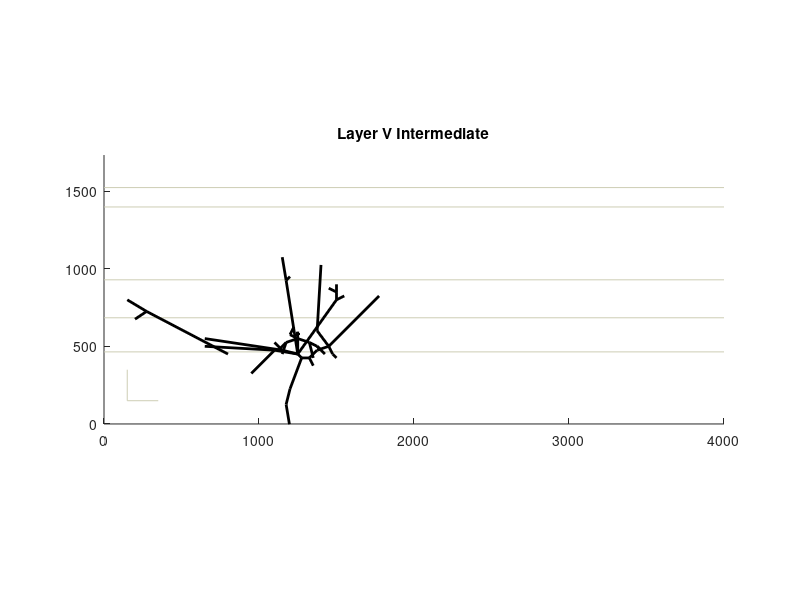

Here is the MATLAB script that generated this plot:
close all
clear all

cell=14;

figure
daspect([1 1 1])
axis([0, 4000, 0, 1735])
hold all

% set(gca, 'YTick', [233, 576, 808, 1166, 1463, 1631])
% set(gca, 'YTickLabel', {'Layer VI', 'Layer V', 'Layer IV', 'Layer III', 'Layer II', 'Layer I'})
% 
% set(gca, 'XTick', [])

line([1 4000], [465, 465], [0 0], 'Color', [205/255, 205/255, 180/255])
line([1 4000], [685, 685], [0 0], 'Color', [205/255, 205/255, 180/255])
line([1 4000], [930, 930], [0 0], 'Color', [205/255, 205/255, 180/255])
line([1 4000], [1400, 1400], [0 0], 'Color', [205/255, 205/255, 180/255])
line([1 4000], [1525, 1525], [0 0], 'Color', [205/255, 205/255, 180/255])

line([150 350], [150, 150], [0 0], 'Color', [205/255, 205/255, 180/255])
line([150 150], [150, 350], [0 0], 'Color', [205/255, 205/255, 180/255])

switch cell
    case 9
        title('Layer II Broad');
        xshift = 200;
        yshift = 1463;
        plot(0+xshift, 5+yshift,  'k.', 'MarkerSize', 10)
        line([	0+xshift 	25+xshift], [ 10+yshift  -25+yshift], [0 0], 'LineWidth', 2, 'Color', 'k')
line([	0+xshift 	25+xshift], [ 10+yshift  25+yshift], [0 0], 'LineWidth', 2, 'Color', 'k')
line([	0+xshift 	25+xshift], [ 10+yshift  -50+yshift], [0 0], 'LineWidth', 2, 'Color', 'k')
line([	25+xshift 	-50+xshift], [ -50+yshift  -25+yshift], [0 0], 'LineWidth', 2, 'Color', 'k')
line([	-50+xshift 	-75+xshift], [ -25+yshift  25+yshift], [0 0], 'LineWidth', 2, 'Color', 'k')
line([	-75+xshift 	-125+xshift], [ 25+yshift  25+yshift], [0 0], 'LineWidth', 2, 'Color', 'k')
line([	-50+xshift 	-25+xshift], [ -25+yshift  75+yshift], [0 0], 'LineWidth', 2, 'Color', 'k')
line([	25+xshift 	100+xshift], [ -50+yshift  -25+yshift], [0 0], 'LineWidth', 2, 'Color', 'k')
line([	25+xshift 	375+xshift], [ -50+yshift  -75+yshift], [0 0], 'LineWidth', 2, 'Color', 'k')
line([	25+xshift 	25+xshift], [ -50+yshift  -150+yshift], [0 0], 'LineWidth', 2, 'Color', 'k')
line([	25+xshift 	-50+xshift], [ -150+yshift  -150+yshift], [0 0], 'LineWidth', 2, 'Color', 'k')
line([	25+xshift 	700+xshift], [ -150+yshift  -100+yshift], [0 0], 'LineWidth', 2, 'Color', 'k')
line([	700+xshift 	750+xshift], [ -100+yshift  -25+yshift], [0 0], 'LineWidth', 2, 'Color', 'k')
line([	700+xshift 	900+xshift], [ -100+yshift  -125+yshift], [0 0], 'LineWidth', 2, 'Color', 'k')
line([	900+xshift 	975+xshift], [ -125+yshift  -100+yshift], [0 0], 'LineWidth', 2, 'Color', 'k')
line([	900+xshift 	950+xshift], [ -125+yshift  -150+yshift], [0 0], 'LineWidth', 2, 'Color', 'k')
line([	25+xshift 	25+xshift], [ -150+yshift  -225+yshift], [0 0], 'LineWidth', 2, 'Color', 'k')
line([	25+xshift 	150+xshift], [ -225+yshift  -275+yshift], [0 0], 'LineWidth', 2, 'Color', 'k')
line([	25+xshift 	25+xshift], [ -225+yshift  -525+yshift], [0 0], 'LineWidth', 2, 'Color', 'k')
line([	25+xshift 	25+xshift], [ -525+yshift  -700+yshift], [0 0], 'LineWidth', 2, 'Color', 'k')
line([	25+xshift 	100+xshift], [ -700+yshift  -700+yshift], [0 0], 'LineWidth', 2, 'Color', 'k')
line([	25+xshift 	25+xshift], [ -700+yshift  -775+yshift], [0 0], 'LineWidth', 2, 'Color', 'k')
line([	25+xshift 	950+xshift], [ -525+yshift  -525+yshift], [0 0], 'LineWidth', 2, 'Color', 'k')
line([	950+xshift 	1000+xshift], [ -525+yshift  -600+yshift], [0 0], 'LineWidth', 2, 'Color', 'k')
line([	1000+xshift 	975+xshift], [ -600+yshift  -650+yshift], [0 0], 'LineWidth', 2, 'Color', 'k')
line([	1000+xshift 	1200+xshift], [ -600+yshift  -700+yshift], [0 0], 'LineWidth', 2, 'Color', 'k')
line([	950+xshift 	1050+xshift], [ -525+yshift  -525+yshift], [0 0], 'LineWidth', 2, 'Color', 'k')
line([	1050+xshift 	1300+xshift], [ -525+yshift  -575+yshift], [0 0], 'LineWidth', 2, 'Color', 'k')
line([	1050+xshift 	1575+xshift], [ -525+yshift  -525+yshift], [0 0], 'LineWidth', 2, 'Color', 'k')
line([	1575+xshift 	1575+xshift], [ -525+yshift  -400+yshift], [0 0], 'LineWidth', 2, 'Color', 'k')
line([	1575+xshift 	1525+xshift], [ -400+yshift  -350+yshift], [0 0], 'LineWidth', 2, 'Color', 'k')
line([	1525+xshift 	1550+xshift], [ -350+yshift  -300+yshift], [0 0], 'LineWidth', 2, 'Color', 'k')
line([	1575+xshift 	1625+xshift], [ -400+yshift  -350+yshift], [0 0], 'LineWidth', 2, 'Color', 'k')
line([	1625+xshift 	1650+xshift], [ -350+yshift  -400+yshift], [0 0], 'LineWidth', 2, 'Color', 'k')
line([	1575+xshift 	1700+xshift], [ -525+yshift  -525+yshift], [0 0], 'LineWidth', 2, 'Color', 'k')
line([	1700+xshift 	2000+xshift], [ -525+yshift  -400+yshift], [0 0], 'LineWidth', 2, 'Color', 'k')
line([	1575+xshift 	1675+xshift], [ -525+yshift  -600+yshift], [0 0], 'LineWidth', 2, 'Color', 'k')
line([	1675+xshift 	1825+xshift], [ -600+yshift  -600+yshift], [0 0], 'LineWidth', 2, 'Color', 'k')
line([	1825+xshift 	1825+xshift], [ -600+yshift  -350+yshift], [0 0], 'LineWidth', 2, 'Color', 'k')
line([	25+xshift 	75+xshift], [ -775+yshift  -950+yshift], [0 0], 'LineWidth', 2, 'Color', 'k')
line([	75+xshift 	50+xshift], [ -950+yshift  -1050+yshift], [0 0], 'LineWidth', 2, 'Color', 'k')
line([	50+xshift 	0+xshift], [ -1050+yshift  -1500+yshift], [0 0], 'LineWidth', 2, 'Color', 'k')

        
    
    case 10
        title('Layer III Intermediate');
        xshift = 750;
        yshift = 1166;
        plot(0+xshift, 5+yshift,  'k.', 'MarkerSize', 10);
        line([	0+xshift 	0+xshift], [ 10+yshift  -100+yshift], [0 0], 'LineWidth', 2, 'Color', 'k')
        line([	0+xshift 	225+xshift], [ -100+yshift  -50+yshift], [0 0], 'LineWidth', 2, 'Color', 'k')
        line([	225+xshift 	300+xshift], [ -50+yshift  -50+yshift], [0 0], 'LineWidth', 2, 'Color', 'k')
        line([	225+xshift 	100+xshift], [ -50+yshift  50+yshift], [0 0], 'LineWidth', 2, 'Color', 'k')
        line([	225+xshift 	225+xshift], [ -50+yshift  0+yshift], [0 0], 'LineWidth', 2, 'Color', 'k')
        line([	225+xshift 	50+xshift], [ 0+yshift  0+yshift], [0 0], 'LineWidth', 2, 'Color', 'k')
        line([	50+xshift 	0+xshift], [ 0+yshift  100+yshift], [0 0], 'LineWidth', 2, 'Color', 'k')
        line([	0+xshift 	-75+xshift], [ 100+yshift  150+yshift], [0 0], 'LineWidth', 2, 'Color', 'k')
        line([	0+xshift 	-200+xshift], [ -100+yshift  -200+yshift], [0 0], 'LineWidth', 2, 'Color', 'k')
        line([	-200+xshift 	-200+xshift], [ -200+yshift  -150+yshift], [0 0], 'LineWidth', 2, 'Color', 'k')
        line([	-200+xshift 	-375+xshift], [ -200+yshift  -200+yshift], [0 0], 'LineWidth', 2, 'Color', 'k')
        line([	-375+xshift 	-375+xshift], [ -200+yshift  -250+yshift], [0 0], 'LineWidth', 2, 'Color', 'k')
        line([	-375+xshift 	-500+xshift], [ -200+yshift  -200+yshift], [0 0], 'LineWidth', 2, 'Color', 'k')
        line([	-375+xshift 	-450+xshift], [ -200+yshift  -125+yshift], [0 0], 'LineWidth', 2, 'Color', 'k')
        line([	-450+xshift 	-450+xshift], [ -125+yshift  125+yshift], [0 0], 'LineWidth', 2, 'Color', 'k')
        line([	0+xshift 	0+xshift], [ -100+yshift  -150+yshift], [0 0], 'LineWidth', 2, 'Color', 'k')
        line([	0+xshift 	50+xshift], [ -150+yshift  -150+yshift], [0 0], 'LineWidth', 2, 'Color', 'k')
        line([	50+xshift 	500+xshift], [ -150+yshift  -150+yshift], [0 0], 'LineWidth', 2, 'Color', 'k')
        line([	500+xshift 	750+xshift], [ -150+yshift  50+yshift], [0 0], 'LineWidth', 2, 'Color', 'k')
        line([	500+xshift 	900+xshift], [ -150+yshift  -150+yshift], [0 0], 'LineWidth', 2, 'Color', 'k')
        line([	50+xshift 	75+xshift], [ -150+yshift  -100+yshift], [0 0], 'LineWidth', 2, 'Color', 'k')
        line([	75+xshift 	250+xshift], [ -100+yshift  150+yshift], [0 0], 'LineWidth', 2, 'Color', 'k')
        line([	250+xshift 	200+xshift], [ 150+yshift  200+yshift], [0 0], 'LineWidth', 2, 'Color', 'k')
        line([	250+xshift 	300+xshift], [ 150+yshift  150+yshift], [0 0], 'LineWidth', 2, 'Color', 'k')
        line([	75+xshift 	200+xshift], [ -100+yshift  25+yshift], [0 0], 'LineWidth', 2, 'Color', 'k')
        line([	200+xshift 	50+xshift], [ 25+yshift  100+yshift], [0 0], 'LineWidth', 2, 'Color', 'k')
        line([	50+xshift 	0+xshift], [ 100+yshift  225+yshift], [0 0], 'LineWidth', 2, 'Color', 'k')
        line([	50+xshift 	-75+xshift], [ 100+yshift  150+yshift], [0 0], 'LineWidth', 2, 'Color', 'k')
        line([	-75+xshift 	-150+xshift], [ 150+yshift  100+yshift], [0 0], 'LineWidth', 2, 'Color', 'k')
        line([	-75+xshift 	-300+xshift], [ 150+yshift  200+yshift], [0 0], 'LineWidth', 2, 'Color', 'k')
        line([	-300+xshift 	-400+xshift], [ 200+yshift  250+yshift], [0 0], 'LineWidth', 2, 'Color', 'k')
        line([	0+xshift 	0+xshift], [ -150+yshift  -400+yshift], [0 0], 'LineWidth', 2, 'Color', 'k')
        line([	0+xshift 	-150+xshift], [ -400+yshift  -325+yshift], [0 0], 'LineWidth', 2, 'Color', 'k')
        line([	-150+xshift 	-300+xshift], [ -325+yshift  -200+yshift], [0 0], 'LineWidth', 2, 'Color', 'k')
        line([	-150+xshift 	-250+xshift], [ -325+yshift  -300+yshift], [0 0], 'LineWidth', 2, 'Color', 'k')
        line([	0+xshift 	50+xshift], [ -400+yshift  -400+yshift], [0 0], 'LineWidth', 2, 'Color', 'k')
        line([	50+xshift 	100+xshift], [ -400+yshift  -350+yshift], [0 0], 'LineWidth', 2, 'Color', 'k')
        line([	50+xshift 	200+xshift], [ -400+yshift  -400+yshift], [0 0], 'LineWidth', 2, 'Color', 'k')
        line([	50+xshift 	75+xshift], [ -400+yshift  -450+yshift], [0 0], 'LineWidth', 2, 'Color', 'k')
        line([	75+xshift 	150+xshift], [ -450+yshift  -425+yshift], [0 0], 'LineWidth', 2, 'Color', 'k')
        line([	0+xshift 	0+xshift], [ -400+yshift  -625+yshift], [0 0], 'LineWidth', 2, 'Color', 'k')
        line([	0+xshift 	-50+xshift], [ -625+yshift  -625+yshift], [0 0], 'LineWidth', 2, 'Color', 'k')
        line([	0+xshift 	0+xshift], [ -625+yshift  -750+yshift], [0 0], 'LineWidth', 2, 'Color', 'k')
        line([	0+xshift 	50+xshift], [ -400+yshift  -425+yshift], [0 0], 'LineWidth', 2, 'Color', 'k')
        line([	50+xshift 	-100+xshift], [ -425+yshift  -475+yshift], [0 0], 'LineWidth', 2, 'Color', 'k')
        line([	50+xshift 	0+xshift], [ -425+yshift  -600+yshift], [0 0], 'LineWidth', 2, 'Color', 'k')
        line([	50+xshift 	100+xshift], [ -425+yshift  -475+yshift], [0 0], 'LineWidth', 2, 'Color', 'k')
        line([	100+xshift 	-100+xshift], [ -475+yshift  -650+yshift], [0 0], 'LineWidth', 2, 'Color', 'k')
        line([	100+xshift 	150+xshift], [ -475+yshift  -500+yshift], [0 0], 'LineWidth', 2, 'Color', 'k')
        line([	100+xshift 	400+xshift], [ -475+yshift  -475+yshift], [0 0], 'LineWidth', 2, 'Color', 'k')
        line([	400+xshift 	550+xshift], [ -475+yshift  -400+yshift], [0 0], 'LineWidth', 2, 'Color', 'k')
        line([	400+xshift 	500+xshift], [ -475+yshift  -500+yshift], [0 0], 'LineWidth', 2, 'Color', 'k')
        line([	0+xshift 	-175+xshift], [ -400+yshift  -400+yshift], [0 0], 'LineWidth', 2, 'Color', 'k')
        line([	-175+xshift 	-175+xshift], [ -400+yshift  -575+yshift], [0 0], 'LineWidth', 2, 'Color', 'k')
        line([	-175+xshift 	-325+xshift], [ -400+yshift  -400+yshift], [0 0], 'LineWidth', 2, 'Color', 'k')
        line([	-325+xshift 	-625+xshift], [ -400+yshift  -400+yshift], [0 0], 'LineWidth', 2, 'Color', 'k')
        line([	-325+xshift 	-325+xshift], [ -400+yshift  -50+yshift], [0 0], 'LineWidth', 2, 'Color', 'k')
        line([	-325+xshift 	-300+xshift], [ -50+yshift  -25+yshift], [0 0], 'LineWidth', 2, 'Color', 'k')
        line([	-300+xshift 	-300+xshift], [ -25+yshift  0+yshift], [0 0], 'LineWidth', 2, 'Color', 'k')
        line([	-300+xshift 	-200+xshift], [ -25+yshift  0+yshift], [0 0], 'LineWidth', 2, 'Color', 'k')
        line([	-325+xshift 	-325+xshift], [ -50+yshift  75+yshift], [0 0], 'LineWidth', 2, 'Color', 'k')
        line([	-325+xshift 	-375+xshift], [ 75+yshift  175+yshift], [0 0], 'LineWidth', 2, 'Color', 'k')
        line([	-325+xshift 	-325+xshift], [ 75+yshift  325+yshift], [0 0], 'LineWidth', 2, 'Color', 'k')
        line([	-325+xshift 	-325+xshift], [ 325+yshift  350+yshift], [0 0], 'LineWidth', 2, 'Color', 'k')
        line([	-325+xshift 	-75+xshift], [ 325+yshift  325+yshift], [0 0], 'LineWidth', 2, 'Color', 'k')
        line([	0+xshift 	-50+xshift], [ -750+yshift  -1000+yshift], [0 0], 'LineWidth', 2, 'Color', 'k')
        line([	-50+xshift 	-25+xshift], [ -1000+yshift  -1200+yshift], [0 0], 'LineWidth', 2, 'Color', 'k')
        line([	-25+xshift 	75+xshift], [ -1200+yshift  -1750+yshift], [0 0], 'LineWidth', 2, 'Color', 'k')
        line([	75+xshift 	25+xshift], [ -1750+yshift  -2000+yshift], [0 0], 'LineWidth', 2, 'Color', 'k')
        
    
    case 11
        title('Layer III Broad External');
        xshift = 2650;
        yshift = 1166;
        plot(0+xshift, 5+yshift,  'k.', 'MarkerSize', 10);
        line([	0+xshift 	0+xshift], [ 10+yshift  -75+yshift], [0 0], 'LineWidth', 2, 'Color', 'k')
        line([	0+xshift 	175+xshift], [ -150+yshift  -75+yshift], [0 0], 'LineWidth', 2, 'Color', 'k')
        line([	0+xshift 	0+xshift], [ -75+yshift  -150+yshift], [0 0], 'LineWidth', 2, 'Color', 'k')
        line([	0+xshift 	-25+xshift], [ -150+yshift  -150+yshift], [0 0], 'LineWidth', 2, 'Color', 'k')
        line([	-25+xshift 	-100+xshift], [ -150+yshift  -25+yshift], [0 0], 'LineWidth', 2, 'Color', 'k')
        line([	-25+xshift 	-150+xshift], [ -150+yshift  -150+yshift], [0 0], 'LineWidth', 2, 'Color', 'k')
        line([	0+xshift 	0+xshift], [ -150+yshift  -200+yshift], [0 0], 'LineWidth', 2, 'Color', 'k')
        line([	0+xshift 	75+xshift], [ -200+yshift  -200+yshift], [0 0], 'LineWidth', 2, 'Color', 'k')
        line([	75+xshift 	200+xshift], [ -200+yshift  -200+yshift], [0 0], 'LineWidth', 2, 'Color', 'k')
        line([	75+xshift 	125+xshift], [ -200+yshift  -300+yshift], [0 0], 'LineWidth', 2, 'Color', 'k')
        line([	75+xshift 	150+xshift], [ -200+yshift  -200+yshift], [0 0], 'LineWidth', 2, 'Color', 'k')
        line([	150+xshift 	200+xshift], [ -200+yshift  -150+yshift], [0 0], 'LineWidth', 2, 'Color', 'k')
        line([	150+xshift 	275+xshift], [ -200+yshift  -300+yshift], [0 0], 'LineWidth', 2, 'Color', 'k')
        line([	150+xshift 	1050+xshift], [ -200+yshift  -200+yshift], [0 0], 'LineWidth', 2, 'Color', 'k')
        line([	1050+xshift 	1100+xshift], [ -200+yshift  -175+yshift], [0 0], 'LineWidth', 2, 'Color', 'k')
        line([	1050+xshift 	1075+xshift], [ -200+yshift  -250+yshift], [0 0], 'LineWidth', 2, 'Color', 'k')
        line([	0+xshift 	0+xshift], [ -200+yshift  -250+yshift], [0 0], 'LineWidth', 2, 'Color', 'k')
        line([	0+xshift 	0+xshift], [ -250+yshift  -300+yshift], [0 0], 'LineWidth', 2, 'Color', 'k')
        line([	0+xshift 	50+xshift], [ -300+yshift  -300+yshift], [0 0], 'LineWidth', 2, 'Color', 'k')
        line([	50+xshift 	50+xshift], [ -300+yshift  -250+yshift], [0 0], 'LineWidth', 2, 'Color', 'k')
        line([	50+xshift 	250+xshift], [ -300+yshift  -300+yshift], [0 0], 'LineWidth', 2, 'Color', 'k')
        line([	0+xshift 	-75+xshift], [ -300+yshift  -375+yshift], [0 0], 'LineWidth', 2, 'Color', 'k')
        line([	-75+xshift 	-275+xshift], [ -375+yshift  -375+yshift], [0 0], 'LineWidth', 2, 'Color', 'k')
        line([	-75+xshift 	-200+xshift], [ -375+yshift  -475+yshift], [0 0], 'LineWidth', 2, 'Color', 'k')
        line([	0+xshift 	0+xshift], [ -300+yshift  -325+yshift], [0 0], 'LineWidth', 2, 'Color', 'k')
        line([	0+xshift 	200+xshift], [ -325+yshift  -525+yshift], [0 0], 'LineWidth', 2, 'Color', 'k')
        line([	200+xshift 	125+xshift], [ -525+yshift  -800+yshift], [0 0], 'LineWidth', 2, 'Color', 'k')
        line([	0+xshift 	-50+xshift], [ -325+yshift  -400+yshift], [0 0], 'LineWidth', 2, 'Color', 'k')
        line([	-50+xshift 	-100+xshift], [ -400+yshift  -425+yshift], [0 0], 'LineWidth', 2, 'Color', 'k')
        line([	-100+xshift 	-200+xshift], [ -425+yshift  -425+yshift], [0 0], 'LineWidth', 2, 'Color', 'k')
        line([	-100+xshift 	-150+xshift], [ -425+yshift  -450+yshift], [0 0], 'LineWidth', 2, 'Color', 'k')
        line([	-50+xshift 	-75+xshift], [ -400+yshift  -600+yshift], [0 0], 'LineWidth', 2, 'Color', 'k')
        line([	-75+xshift 	-150+xshift], [ -600+yshift  -600+yshift], [0 0], 'LineWidth', 2, 'Color', 'k')
        line([	-75+xshift 	-175+xshift], [ -600+yshift  -650+yshift], [0 0], 'LineWidth', 2, 'Color', 'k')
        line([	-75+xshift 	-150+xshift], [ -600+yshift  -850+yshift], [0 0], 'LineWidth', 2, 'Color', 'k')
        line([	0+xshift 	-100+xshift], [ -250+yshift  -275+yshift], [0 0], 'LineWidth', 2, 'Color', 'k')
        line([	-100+xshift 	-375+xshift], [ -275+yshift  -225+yshift], [0 0], 'LineWidth', 2, 'Color', 'k')
        line([	-375+xshift 	-400+xshift], [ -225+yshift  -100+yshift], [0 0], 'LineWidth', 2, 'Color', 'k')
        line([	-375+xshift 	-600+xshift], [ -225+yshift  -200+yshift], [0 0], 'LineWidth', 2, 'Color', 'k')
        line([	-600+xshift 	-900+xshift], [ -200+yshift  -75+yshift], [0 0], 'LineWidth', 2, 'Color', 'k')
        line([	-900+xshift 	-825+xshift], [ -75+yshift  -50+yshift], [0 0], 'LineWidth', 2, 'Color', 'k')
        line([	-900+xshift 	-1000+xshift], [ -75+yshift  -25+yshift], [0 0], 'LineWidth', 2, 'Color', 'k')
        line([	-600+xshift 	-675+xshift], [ -200+yshift  -200+yshift], [0 0], 'LineWidth', 2, 'Color', 'k')
        line([	-675+xshift 	-700+xshift], [ -200+yshift  -275+yshift], [0 0], 'LineWidth', 2, 'Color', 'k')
        line([	-700+xshift 	-750+xshift], [ -275+yshift  -225+yshift], [0 0], 'LineWidth', 2, 'Color', 'k')
        line([	-675+xshift 	-700+xshift], [ -200+yshift  -175+yshift], [0 0], 'LineWidth', 2, 'Color', 'k')
        line([	-700+xshift 	-700+xshift], [ -175+yshift  0+yshift], [0 0], 'LineWidth', 2, 'Color', 'k')
        line([	-700+xshift 	-800+xshift], [ 0+yshift  50+yshift], [0 0], 'LineWidth', 2, 'Color', 'k')
        line([	-700+xshift 	-750+xshift], [ 0+yshift  50+yshift], [0 0], 'LineWidth', 2, 'Color', 'k')
        line([	-700+xshift 	-650+xshift], [ 0+yshift  25+yshift], [0 0], 'LineWidth', 2, 'Color', 'k')
        line([	-700+xshift 	-450+xshift], [ 0+yshift  75+yshift], [0 0], 'LineWidth', 2, 'Color', 'k')
        line([	-700+xshift 	-875+xshift], [ -175+yshift  -200+yshift], [0 0], 'LineWidth', 2, 'Color', 'k')
        line([	-875+xshift 	-1000+xshift], [ -200+yshift  -225+yshift], [0 0], 'LineWidth', 2, 'Color', 'k')
        line([	-875+xshift 	-875+xshift], [ -200+yshift  -125+yshift], [0 0], 'LineWidth', 2, 'Color', 'k')
        line([	-875+xshift 	-925+xshift], [ -125+yshift  -100+yshift], [0 0], 'LineWidth', 2, 'Color', 'k')
        line([	-875+xshift 	-925+xshift], [ -125+yshift  -125+yshift], [0 0], 'LineWidth', 2, 'Color', 'k')
        line([	-925+xshift 	-1000+xshift], [ -125+yshift  -75+yshift], [0 0], 'LineWidth', 2, 'Color', 'k')
        line([	-100+xshift 	-200+xshift], [ -275+yshift  -325+yshift], [0 0], 'LineWidth', 2, 'Color', 'k')
        line([	-200+xshift 	-250+xshift], [ -325+yshift  -300+yshift], [0 0], 'LineWidth', 2, 'Color', 'k')
        line([	-200+xshift 	-400+xshift], [ -325+yshift  -250+yshift], [0 0], 'LineWidth', 2, 'Color', 'k')
        line([	-200+xshift 	-300+xshift], [ -325+yshift  -350+yshift], [0 0], 'LineWidth', 2, 'Color', 'k')
        line([	-300+xshift 	-550+xshift], [ -350+yshift  -300+yshift], [0 0], 'LineWidth', 2, 'Color', 'k')
        line([	-550+xshift 	-575+xshift], [ -300+yshift  -250+yshift], [0 0], 'LineWidth', 2, 'Color', 'k')
        line([	-550+xshift 	-750+xshift], [ -300+yshift  -275+yshift], [0 0], 'LineWidth', 2, 'Color', 'k')
        line([	-300+xshift 	-375+xshift], [ -350+yshift  -650+yshift], [0 0], 'LineWidth', 2, 'Color', 'k')
        line([	-375+xshift 	-450+xshift], [ -650+yshift  -300+yshift], [0 0], 'LineWidth', 2, 'Color', 'k')
        line([	-375+xshift 	-500+xshift], [ -650+yshift  -325+yshift], [0 0], 'LineWidth', 2, 'Color', 'k')
        line([	-375+xshift 	-725+xshift], [ -650+yshift  -600+yshift], [0 0], 'LineWidth', 2, 'Color', 'k')
        line([	-725+xshift 	-750+xshift], [ -600+yshift  -600+yshift], [0 0], 'LineWidth', 2, 'Color', 'k')
        line([	-750+xshift 	-1150+xshift], [ -600+yshift  -575+yshift], [0 0], 'LineWidth', 2, 'Color', 'k')
        line([	-1150+xshift 	-1200+xshift], [ -575+yshift  -350+yshift], [0 0], 'LineWidth', 2, 'Color', 'k')
        line([	-1200+xshift 	-1100+xshift], [ -350+yshift  -300+yshift], [0 0], 'LineWidth', 2, 'Color', 'k')
        line([	-1100+xshift 	-1200+xshift], [ -300+yshift  -300+yshift], [0 0], 'LineWidth', 2, 'Color', 'k')
        line([	-1100+xshift 	-950+xshift], [ -300+yshift  -200+yshift], [0 0], 'LineWidth', 2, 'Color', 'k')
        line([	-1100+xshift 	-1050+xshift], [ -300+yshift  -75+yshift], [0 0], 'LineWidth', 2, 'Color', 'k')
        line([	-1050+xshift 	-1150+xshift], [ -75+yshift  -25+yshift], [0 0], 'LineWidth', 2, 'Color', 'k')
        line([	-1050+xshift 	-1000+xshift], [ -75+yshift  50+yshift], [0 0], 'LineWidth', 2, 'Color', 'k')
        line([	-1200+xshift 	-1250+xshift], [ -350+yshift  -350+yshift], [0 0], 'LineWidth', 2, 'Color', 'k')
        line([	-1250+xshift 	-1300+xshift], [ -350+yshift  -325+yshift], [0 0], 'LineWidth', 2, 'Color', 'k')
        line([	-1250+xshift 	-1200+xshift], [ -350+yshift  -150+yshift], [0 0], 'LineWidth', 2, 'Color', 'k')
        line([	-1200+xshift 	-475+xshift], [ -150+yshift  -150+yshift], [0 0], 'LineWidth', 2, 'Color', 'k')
        line([	-1200+xshift 	-1200+xshift], [ -150+yshift  150+yshift], [0 0], 'LineWidth', 2, 'Color', 'k')
        line([	-1200+xshift 	-1300+xshift], [ -150+yshift  0+yshift], [0 0], 'LineWidth', 2, 'Color', 'k')
        line([	-1300+xshift 	-1350+xshift], [ 0+yshift  50+yshift], [0 0], 'LineWidth', 2, 'Color', 'k')
        line([	-1300+xshift 	-1300+xshift], [ 0+yshift  150+yshift], [0 0], 'LineWidth', 2, 'Color', 'k')
        line([	-1150+xshift 	-1350+xshift], [ -575+yshift  -550+yshift], [0 0], 'LineWidth', 2, 'Color', 'k')
        line([	-1350+xshift 	-1375+xshift], [ -550+yshift  -100+yshift], [0 0], 'LineWidth', 2, 'Color', 'k')
        line([	-1350+xshift 	-1850+xshift], [ -550+yshift  -400+yshift], [0 0], 'LineWidth', 2, 'Color', 'k')
        line([	-1850+xshift 	-2000+xshift], [ -400+yshift  -150+yshift], [0 0], 'LineWidth', 2, 'Color', 'k')
        line([	-2000+xshift 	-2150+xshift], [ -150+yshift  -100+yshift], [0 0], 'LineWidth', 2, 'Color', 'k')
        line([	-2150+xshift 	-2150+xshift], [ -100+yshift  -50+yshift], [0 0], 'LineWidth', 2, 'Color', 'k')
        line([	-2150+xshift 	-2350+xshift], [ -100+yshift  -50+yshift], [0 0], 'LineWidth', 2, 'Color', 'k')
        line([	-2150+xshift 	-2450+xshift], [ -100+yshift  -100+yshift], [0 0], 'LineWidth', 2, 'Color', 'k')
        line([	-1850+xshift 	-2250+xshift], [ -400+yshift  -225+yshift], [0 0], 'LineWidth', 2, 'Color', 'k')
        line([	-2250+xshift 	-2500+xshift], [ -225+yshift  -225+yshift], [0 0], 'LineWidth', 2, 'Color', 'k')
        line([	-2250+xshift 	-2400+xshift], [ -225+yshift  -175+yshift], [0 0], 'LineWidth', 2, 'Color', 'k')
        line([	-2400+xshift 	-2550+xshift], [ -175+yshift  -150+yshift], [0 0], 'LineWidth', 2, 'Color', 'k')
        line([	-2400+xshift 	-2550+xshift], [ -175+yshift  -100+yshift], [0 0], 'LineWidth', 2, 'Color', 'k')
        
    case 12
        title('Layer IV Intermediate')
        xshift = 625;
        yshift = 808;
        plot(0+xshift, 5+yshift,  'k.', 'MarkerSize', 10);
        line([	0+xshift 	50+xshift], [ 10+yshift  -25+yshift], [0 0], 'LineWidth', 2, 'Color', 'k')
        line([	50+xshift 	125+xshift], [ -25+yshift  400+yshift], [0 0], 'LineWidth', 2, 'Color', 'k')
        line([	125+xshift 	350+xshift], [ 400+yshift  400+yshift], [0 0], 'LineWidth', 2, 'Color', 'k')
        line([	125+xshift 	150+xshift], [ 400+yshift  500+yshift], [0 0], 'LineWidth', 2, 'Color', 'k')
        line([	150+xshift 	50+xshift], [ 500+yshift  525+yshift], [0 0], 'LineWidth', 2, 'Color', 'k')
        line([	50+xshift 	225+xshift], [ -25+yshift  -25+yshift], [0 0], 'LineWidth', 2, 'Color', 'k')
        line([	50+xshift 	-250+xshift], [ -25+yshift  -25+yshift], [0 0], 'LineWidth', 2, 'Color', 'k')
        line([	-250+xshift 	-500+xshift], [ -25+yshift  400+yshift], [0 0], 'LineWidth', 2, 'Color', 'k')
        line([	50+xshift 	50+xshift], [ -25+yshift  -75+yshift], [0 0], 'LineWidth', 2, 'Color', 'k')
        line([	50+xshift 	-300+xshift], [ -75+yshift  -75+yshift], [0 0], 'LineWidth', 2, 'Color', 'k')
        line([	-300+xshift 	-450+xshift], [ -75+yshift  375+yshift], [0 0], 'LineWidth', 2, 'Color', 'k')
        line([	50+xshift 	50+xshift], [ -75+yshift  -150+yshift], [0 0], 'LineWidth', 2, 'Color', 'k')
        line([	50+xshift 	175+xshift], [ -75+yshift  -75+yshift], [0 0], 'LineWidth', 2, 'Color', 'k')
        line([	175+xshift 	650+xshift], [ -75+yshift  500+yshift], [0 0], 'LineWidth', 2, 'Color', 'k')
        line([	650+xshift 	725+xshift], [ 500+yshift  575+yshift], [0 0], 'LineWidth', 2, 'Color', 'k')
        line([	725+xshift 	775+xshift], [ 575+yshift  700+yshift], [0 0], 'LineWidth', 2, 'Color', 'k')
        line([	650+xshift 	675+xshift], [ 500+yshift  600+yshift], [0 0], 'LineWidth', 2, 'Color', 'k')
        line([	675+xshift 	525+xshift], [ 600+yshift  750+yshift], [0 0], 'LineWidth', 2, 'Color', 'k')
        line([	675+xshift 	675+xshift], [ 600+yshift  725+yshift], [0 0], 'LineWidth', 2, 'Color', 'k')
        line([	675+xshift 	750+xshift], [ 600+yshift  750+yshift], [0 0], 'LineWidth', 2, 'Color', 'k')
        line([	175+xshift 	750+xshift], [ -75+yshift  -300+yshift], [0 0], 'LineWidth', 2, 'Color', 'k')
        line([	750+xshift 	1000+xshift], [ -300+yshift  0+yshift], [0 0], 'LineWidth', 2, 'Color', 'k')
        line([	750+xshift 	1200+xshift], [ -300+yshift  -350+yshift], [0 0], 'LineWidth', 2, 'Color', 'k')
        
    case 13
        title('Layer IV Narrow')
        xshift = 175;
        yshift = 808;
        plot(0+xshift, 5+yshift,  'k.', 'MarkerSize', 10);
        line([	0+xshift 	-25+xshift], [ 10+yshift  -50+yshift], [0 0], 'LineWidth', 2, 'Color', 'k')
        line([	-25+xshift 	-50+xshift], [ -50+yshift  -75+yshift], [0 0], 'LineWidth', 2, 'Color', 'k')
        line([	-25+xshift 	50+xshift], [ -50+yshift  -25+yshift], [0 0], 'LineWidth', 2, 'Color', 'k')
        line([	50+xshift 	125+xshift], [ -25+yshift  -125+yshift], [0 0], 'LineWidth', 2, 'Color', 'k')
        line([	50+xshift 	50+xshift], [ -25+yshift  100+yshift], [0 0], 'LineWidth', 2, 'Color', 'k')
        line([	50+xshift 	30+xshift], [ 100+yshift  250+yshift], [0 0], 'LineWidth', 2, 'Color', 'k')
        line([	30+xshift 	200+xshift], [ 250+yshift  400+yshift], [0 0], 'LineWidth', 2, 'Color', 'k')
        line([	30+xshift 	40+xshift], [ 250+yshift  325+yshift], [0 0], 'LineWidth', 2, 'Color', 'k')
        line([	40+xshift 	25+xshift], [ 325+yshift  350+yshift], [0 0], 'LineWidth', 2, 'Color', 'k')
        line([	40+xshift 	40+xshift], [ 325+yshift  475+yshift], [0 0], 'LineWidth', 2, 'Color', 'k')
        line([	40+xshift 	0+xshift], [ 475+yshift  500+yshift], [0 0], 'LineWidth', 2, 'Color', 'k')
        line([	50+xshift 	75+xshift], [ 100+yshift  400+yshift], [0 0], 'LineWidth', 2, 'Color', 'k')
        line([	75+xshift 	50+xshift], [ 400+yshift  450+yshift], [0 0], 'LineWidth', 2, 'Color', 'k')
        line([	50+xshift 	50+xshift], [ 450+yshift  500+yshift], [0 0], 'LineWidth', 2, 'Color', 'k')
        line([	75+xshift 	100+xshift], [ 400+yshift  650+yshift], [0 0], 'LineWidth', 2, 'Color', 'k')
        line([	100+xshift 	75+xshift], [ 650+yshift  675+yshift], [0 0], 'LineWidth', 2, 'Color', 'k')
        line([	75+xshift 	50+xshift], [ 675+yshift  700+yshift], [0 0], 'LineWidth', 2, 'Color', 'k')
        line([	75+xshift 	100+xshift], [ 675+yshift  700+yshift], [0 0], 'LineWidth', 2, 'Color', 'k')
        line([	100+xshift 	125+xshift], [ 650+yshift  675+yshift], [0 0], 'LineWidth', 2, 'Color', 'k')
        line([	125+xshift 	100+xshift], [ 675+yshift  700+yshift], [0 0], 'LineWidth', 2, 'Color', 'k')
        line([	125+xshift 	150+xshift], [ 675+yshift  700+yshift], [0 0], 'LineWidth', 2, 'Color', 'k')
        line([	50+xshift 	75+xshift], [ -25+yshift  -50+yshift], [0 0], 'LineWidth', 2, 'Color', 'k')
        line([	75+xshift 	150+xshift], [ -50+yshift  -25+yshift], [0 0], 'LineWidth', 2, 'Color', 'k')
        line([	150+xshift 	225+xshift], [ -25+yshift  -175+yshift], [0 0], 'LineWidth', 2, 'Color', 'k')
        line([	75+xshift 	150+xshift], [ -50+yshift  200+yshift], [0 0], 'LineWidth', 2, 'Color', 'k')
        line([	150+xshift 	250+xshift], [ 200+yshift  475+yshift], [0 0], 'LineWidth', 2, 'Color', 'k')
        line([	250+xshift 	350+xshift], [ 475+yshift  600+yshift], [0 0], 'LineWidth', 2, 'Color', 'k')

        
    case 14
        title('Layer V Intermediate')
        xshift = 1250;
        yshift = 576;
        plot(0+xshift, 5+yshift,  'k.', 'MarkerSize', 10);
        line([	0+xshift 	0+xshift], [ 20+yshift  -25+yshift], [0 0], 'LineWidth', 2, 'Color', 'k')
        line([	0+xshift 	-50+xshift], [ -25+yshift  0+yshift], [0 0], 'LineWidth', 2, 'Color', 'k')
        line([	-50+xshift 	-25+xshift], [ 0+yshift  50+yshift], [0 0], 'LineWidth', 2, 'Color', 'k')
        line([	0+xshift 	-75+xshift], [ -25+yshift  -50+yshift], [0 0], 'LineWidth', 2, 'Color', 'k')
        line([	-75+xshift 	-125+xshift], [ -50+yshift  -100+yshift], [0 0], 'LineWidth', 2, 'Color', 'k')
        line([	-75+xshift 	-100+xshift], [ -50+yshift  -125+yshift], [0 0], 'LineWidth', 2, 'Color', 'k')
        line([	0+xshift 	75+xshift], [ -25+yshift  -50+yshift], [0 0], 'LineWidth', 2, 'Color', 'k')
        line([	75+xshift 	100+xshift], [ -50+yshift  -150+yshift], [0 0], 'LineWidth', 2, 'Color', 'k')
        line([	75+xshift 	125+xshift], [ -50+yshift  -75+yshift], [0 0], 'LineWidth', 2, 'Color', 'k')
        line([	125+xshift 	150+xshift], [ -75+yshift  -100+yshift], [0 0], 'LineWidth', 2, 'Color', 'k')
        line([	125+xshift 	175+xshift], [ -75+yshift  -125+yshift], [0 0], 'LineWidth', 2, 'Color', 'k')
        line([	0+xshift 	0+xshift], [ -25+yshift  -125+yshift], [0 0], 'LineWidth', 2, 'Color', 'k')
        line([	0+xshift 	-75+xshift], [ -125+yshift  350+yshift], [0 0], 'LineWidth', 2, 'Color', 'k')
        line([	-75+xshift 	-50+xshift], [ 350+yshift  375+yshift], [0 0], 'LineWidth', 2, 'Color', 'k')
        line([	-75+xshift 	-100+xshift], [ 350+yshift  500+yshift], [0 0], 'LineWidth', 2, 'Color', 'k')
        line([	0+xshift 	-100+xshift], [ -125+yshift  -100+yshift], [0 0], 'LineWidth', 2, 'Color', 'k')
        line([	-100+xshift 	-150+xshift], [ -100+yshift  -50+yshift], [0 0], 'LineWidth', 2, 'Color', 'k')
        line([	-100+xshift 	-600+xshift], [ -100+yshift  -25+yshift], [0 0], 'LineWidth', 2, 'Color', 'k')
        line([	0+xshift 	-150+xshift], [ -125+yshift  -100+yshift], [0 0], 'LineWidth', 2, 'Color', 'k')
        line([	-150+xshift 	-300+xshift], [ -100+yshift  -250+yshift], [0 0], 'LineWidth', 2, 'Color', 'k')
        line([	-150+xshift 	-600+xshift], [ -100+yshift  -75+yshift], [0 0], 'LineWidth', 2, 'Color', 'k')
        line([	-450+xshift 	-975+xshift], [ -125+yshift  150+yshift], [0 0], 'LineWidth', 2, 'Color', 'k')
        line([	-975+xshift 	-1050+xshift], [ 150+yshift  100+yshift], [0 0], 'LineWidth', 2, 'Color', 'k')
        line([	-975+xshift 	-1100+xshift], [ 150+yshift  225+yshift], [0 0], 'LineWidth', 2, 'Color', 'k')
        line([	0+xshift 	250+xshift], [ -125+yshift  225+yshift], [0 0], 'LineWidth', 2, 'Color', 'k')
        line([	250+xshift 	300+xshift], [ 225+yshift  250+yshift], [0 0], 'LineWidth', 2, 'Color', 'k')
        line([	250+xshift 	250+xshift], [ 225+yshift  275+yshift], [0 0], 'LineWidth', 2, 'Color', 'k')
        line([	250+xshift 	200+xshift], [ 275+yshift  300+yshift], [0 0], 'LineWidth', 2, 'Color', 'k')
        line([	250+xshift 	250+xshift], [ 275+yshift  325+yshift], [0 0], 'LineWidth', 2, 'Color', 'k')
        line([	0+xshift 	25+xshift], [ -125+yshift  -150+yshift], [0 0], 'LineWidth', 2, 'Color', 'k')
        line([	25+xshift 	-50+xshift], [ -150+yshift  -350+yshift], [0 0], 'LineWidth', 2, 'Color', 'k')
        line([	25+xshift 	75+xshift], [ -150+yshift  -150+yshift], [0 0], 'LineWidth', 2, 'Color', 'k')
        line([	75+xshift 	100+xshift], [ -150+yshift  -200+yshift], [0 0], 'LineWidth', 2, 'Color', 'k')
        line([	75+xshift 	125+xshift], [ -150+yshift  -100+yshift], [0 0], 'LineWidth', 2, 'Color', 'k')
        line([	125+xshift 	200+xshift], [ -100+yshift  -75+yshift], [0 0], 'LineWidth', 2, 'Color', 'k')
        line([	200+xshift 	525+xshift], [ -75+yshift  250+yshift], [0 0], 'LineWidth', 2, 'Color', 'k')
        line([	200+xshift 	225+xshift], [ -75+yshift  -125+yshift], [0 0], 'LineWidth', 2, 'Color', 'k')
        line([	225+xshift 	250+xshift], [ -125+yshift  -150+yshift], [0 0], 'LineWidth', 2, 'Color', 'k')
        line([	200+xshift 	125+xshift], [ -75+yshift  25+yshift], [0 0], 'LineWidth', 2, 'Color', 'k')
        line([	125+xshift 	150+xshift], [ 25+yshift  450+yshift], [0 0], 'LineWidth', 2, 'Color', 'k')
        line([	-50+xshift 	-75+xshift], [ -350+yshift  -450+yshift], [0 0], 'LineWidth', 2, 'Color', 'k')
        line([	-75+xshift 	-25+xshift], [ -450+yshift  -750+yshift], [0 0], 'LineWidth', 2, 'Color', 'k')
        line([	-25+xshift 	-50+xshift], [ -750+yshift  -900+yshift], [0 0], 'LineWidth', 2, 'Color', 'k')
        
    case 18
        xshift = 275;
        yshift = 576;
        plot(0+xshift, 5+yshift,  'k.', 'MarkerSize', 10);
        line([	0+xshift 	0+xshift], [ 20+yshift  -25+yshift], [0 0], 'LineWidth', 2, 'Color', 'k')
        line([	0+xshift 	-50+xshift], [ -25+yshift  0+yshift], [0 0], 'LineWidth', 2, 'Color', 'k')
        line([	-50+xshift 	-25+xshift], [ 0+yshift  50+yshift], [0 0], 'LineWidth', 2, 'Color', 'k')
        line([	0+xshift 	-75+xshift], [ -25+yshift  -50+yshift], [0 0], 'LineWidth', 2, 'Color', 'k')
        line([	-75+xshift 	-125+xshift], [ -50+yshift  -100+yshift], [0 0], 'LineWidth', 2, 'Color', 'k')
        line([	-75+xshift 	-100+xshift], [ -50+yshift  -125+yshift], [0 0], 'LineWidth', 2, 'Color', 'k')
        line([	0+xshift 	75+xshift], [ -25+yshift  -50+yshift], [0 0], 'LineWidth', 2, 'Color', 'k')
        line([	75+xshift 	100+xshift], [ -50+yshift  -150+yshift], [0 0], 'LineWidth', 2, 'Color', 'k')
        line([	75+xshift 	125+xshift], [ -50+yshift  -75+yshift], [0 0], 'LineWidth', 2, 'Color', 'k')
        line([	125+xshift 	150+xshift], [ -75+yshift  -100+yshift], [0 0], 'LineWidth', 2, 'Color', 'k')
        line([	125+xshift 	175+xshift], [ -75+yshift  -125+yshift], [0 0], 'LineWidth', 2, 'Color', 'k')
        line([	0+xshift 	0+xshift], [ -25+yshift  -125+yshift], [0 0], 'LineWidth', 2, 'Color', 'k')
        line([	0+xshift 	-75+xshift], [ -125+yshift  350+yshift], [0 0], 'LineWidth', 2, 'Color', 'k')
        line([	-75+xshift 	-50+xshift], [ 350+yshift  375+yshift], [0 0], 'LineWidth', 2, 'Color', 'k')
        line([	-75+xshift 	-100+xshift], [ 350+yshift  500+yshift], [0 0], 'LineWidth', 2, 'Color', 'k')
        line([	0+xshift 	250+xshift], [ -125+yshift  225+yshift], [0 0], 'LineWidth', 2, 'Color', 'k')
        line([	250+xshift 	300+xshift], [ 225+yshift  250+yshift], [0 0], 'LineWidth', 2, 'Color', 'k')
        line([	250+xshift 	250+xshift], [ 225+yshift  275+yshift], [0 0], 'LineWidth', 2, 'Color', 'k')
        line([	250+xshift 	200+xshift], [ 275+yshift  300+yshift], [0 0], 'LineWidth', 2, 'Color', 'k')
        line([	250+xshift 	250+xshift], [ 275+yshift  325+yshift], [0 0], 'LineWidth', 2, 'Color', 'k')
        line([	0+xshift 	25+xshift], [ -125+yshift  -150+yshift], [0 0], 'LineWidth', 2, 'Color', 'k')
        line([	25+xshift 	-50+xshift], [ -150+yshift  -350+yshift], [0 0], 'LineWidth', 2, 'Color', 'k')
        line([	25+xshift 	75+xshift], [ -150+yshift  -150+yshift], [0 0], 'LineWidth', 2, 'Color', 'k')
        line([	75+xshift 	100+xshift], [ -150+yshift  -200+yshift], [0 0], 'LineWidth', 2, 'Color', 'k')
        line([	75+xshift 	125+xshift], [ -150+yshift  -100+yshift], [0 0], 'LineWidth', 2, 'Color', 'k')
        line([	125+xshift 	200+xshift], [ -100+yshift  -75+yshift], [0 0], 'LineWidth', 2, 'Color', 'k')
        line([	200+xshift 	225+xshift], [ -75+yshift  -125+yshift], [0 0], 'LineWidth', 2, 'Color', 'k')
        line([	225+xshift 	250+xshift], [ -125+yshift  -150+yshift], [0 0], 'LineWidth', 2, 'Color', 'k')
        line([	200+xshift 	125+xshift], [ -75+yshift  25+yshift], [0 0], 'LineWidth', 2, 'Color', 'k')
        line([	125+xshift 	150+xshift], [ 25+yshift  450+yshift], [0 0], 'LineWidth', 2, 'Color', 'k')
        line([	-50+xshift 	-75+xshift], [ -350+yshift  -450+yshift], [0 0], 'LineWidth', 2, 'Color', 'k')
        line([	-75+xshift 	-25+xshift], [ -450+yshift  -750+yshift], [0 0], 'LineWidth', 2, 'Color', 'k')
        line([	-25+xshift 	-50+xshift], [ -750+yshift  -900+yshift], [0 0], 'LineWidth', 2, 'Color', 'k')
    case 15
        title('Layer VI Narrow')
        xshift = 800;
        yshift = 400;
        plot(0+xshift, 5+yshift,  'k.', 'MarkerSize', 10);
        line([	0+xshift 	0+xshift], [ 10+yshift  -50+yshift], [0 0], 'LineWidth', 2, 'Color', 'k')
        line([	0+xshift 	25+xshift], [ -50+yshift  -75+yshift], [0 0], 'LineWidth', 2, 'Color', 'k')
        line([	25+xshift 	125+xshift], [ -75+yshift  -175+yshift], [0 0], 'LineWidth', 2, 'Color', 'k')
        line([	0+xshift 	25+xshift], [ -50+yshift  -50+yshift], [0 0], 'LineWidth', 2, 'Color', 'k')
        line([	25+xshift 	0+xshift], [ -50+yshift  -100+yshift], [0 0], 'LineWidth', 2, 'Color', 'k')
        line([	0+xshift 	-100+xshift], [ -100+yshift  -100+yshift], [0 0], 'LineWidth', 2, 'Color', 'k')
        line([	25+xshift 	75+xshift], [ -50+yshift  -50+yshift], [0 0], 'LineWidth', 2, 'Color', 'k')
        line([	75+xshift 	150+xshift], [ -50+yshift  -75+yshift], [0 0], 'LineWidth', 2, 'Color', 'k')
        line([	150+xshift 	225+xshift], [ -75+yshift  -75+yshift], [0 0], 'LineWidth', 2, 'Color', 'k')
        line([	225+xshift 	175+xshift], [ -75+yshift  50+yshift], [0 0], 'LineWidth', 2, 'Color', 'k')
        line([	225+xshift 	300+xshift], [ -75+yshift  -75+yshift], [0 0], 'LineWidth', 2, 'Color', 'k')
        line([	150+xshift 	225+xshift], [ -75+yshift  75+yshift], [0 0], 'LineWidth', 2, 'Color', 'k')
        line([	225+xshift 	550+xshift], [ 75+yshift  125+yshift], [0 0], 'LineWidth', 2, 'Color', 'k')
        line([	225+xshift 	325+xshift], [ 75+yshift  350+yshift], [0 0], 'LineWidth', 2, 'Color', 'k')
        line([	325+xshift 	450+xshift], [ 350+yshift  525+yshift], [0 0], 'LineWidth', 2, 'Color', 'k')
        line([	325+xshift 	300+xshift], [ 350+yshift  475+yshift], [0 0], 'LineWidth', 2, 'Color', 'k')
        line([	300+xshift 	150+xshift], [ 475+yshift  950+yshift], [0 0], 'LineWidth', 2, 'Color', 'k')
        line([	150+xshift 	125+xshift], [ 950+yshift  1100+yshift], [0 0], 'LineWidth', 2, 'Color', 'k')
        line([	300+xshift 	325+xshift], [ 475+yshift  600+yshift], [0 0], 'LineWidth', 2, 'Color', 'k')
        line([	325+xshift 	300+xshift], [ 600+yshift  650+yshift], [0 0], 'LineWidth', 2, 'Color', 'k')
        line([	300+xshift 	475+xshift], [ 650+yshift  900+yshift], [0 0], 'LineWidth', 2, 'Color', 'k')
        line([	300+xshift 	0+xshift], [ 650+yshift  925+yshift], [0 0], 'LineWidth', 2, 'Color', 'k')
        line([	0+xshift 	-250+xshift], [ 925+yshift  1050+yshift], [0 0], 'LineWidth', 2, 'Color', 'k')
        line([	75+xshift 	400+xshift], [ -50+yshift  75+yshift], [0 0], 'LineWidth', 2, 'Color', 'k')
        line([	400+xshift 	475+xshift], [ 75+yshift  300+yshift], [0 0], 'LineWidth', 2, 'Color', 'k')
        line([	400+xshift 	625+xshift], [ 75+yshift  75+yshift], [0 0], 'LineWidth', 2, 'Color', 'k')
        line([	400+xshift 	500+xshift], [ 75+yshift  325+yshift], [0 0], 'LineWidth', 2, 'Color', 'k')
        line([	500+xshift 	475+xshift], [ 325+yshift  550+yshift], [0 0], 'LineWidth', 2, 'Color', 'k')
        line([	475+xshift 	525+xshift], [ 550+yshift  1075+yshift], [0 0], 'LineWidth', 2, 'Color', 'k')
        line([	475+xshift 	425+xshift], [ 550+yshift  825+yshift], [0 0], 'LineWidth', 2, 'Color', 'k')
        line([	425+xshift 	450+xshift], [ 825+yshift  975+yshift], [0 0], 'LineWidth', 2, 'Color', 'k')
        line([	425+xshift 	375+xshift], [ 825+yshift  1075+yshift], [0 0], 'LineWidth', 2, 'Color', 'k')
        line([	25+xshift 	50+xshift], [ -50+yshift  150+yshift], [0 0], 'LineWidth', 2, 'Color', 'k')
        line([	50+xshift 	300+xshift], [ 150+yshift  175+yshift], [0 0], 'LineWidth', 2, 'Color', 'k')
        line([	300+xshift 	475+xshift], [ 175+yshift  250+yshift], [0 0], 'LineWidth', 2, 'Color', 'k')
        line([	50+xshift 	-500+xshift], [ 150+yshift  575+yshift], [0 0], 'LineWidth', 2, 'Color', 'k')
        line([	-500+xshift 	-675+xshift], [ 575+yshift  900+yshift], [0 0], 'LineWidth', 2, 'Color', 'k')
        line([	-500+xshift 	-575+xshift], [ 575+yshift  1025+yshift], [0 0], 'LineWidth', 2, 'Color', 'k')
        line([	50+xshift 	0+xshift], [ 150+yshift  875+yshift], [0 0], 'LineWidth', 2, 'Color', 'k')
        line([	0+xshift 	-50+xshift], [ -50+yshift  -50+yshift], [0 0], 'LineWidth', 2, 'Color', 'k')
        line([	-50+xshift 	-100+xshift], [ -50+yshift  100+yshift], [0 0], 'LineWidth', 2, 'Color', 'k')
        line([	-100+xshift 	-125+xshift], [ 100+yshift  175+yshift], [0 0], 'LineWidth', 2, 'Color', 'k')
        line([	-125+xshift 	-350+xshift], [ 175+yshift  500+yshift], [0 0], 'LineWidth', 2, 'Color', 'k')
        line([	-125+xshift 	-200+xshift], [ 175+yshift  400+yshift], [0 0], 'LineWidth', 2, 'Color', 'k')
        line([	-200+xshift 	-250+xshift], [ 400+yshift  525+yshift], [0 0], 'LineWidth', 2, 'Color', 'k')
        line([	-250+xshift 	-200+xshift], [ 525+yshift  550+yshift], [0 0], 'LineWidth', 2, 'Color', 'k')
        line([	-250+xshift 	-225+xshift], [ 525+yshift  725+yshift], [0 0], 'LineWidth', 2, 'Color', 'k')
        line([	-200+xshift 	-400+xshift], [ 400+yshift  700+yshift], [0 0], 'LineWidth', 2, 'Color', 'k')
        line([	-400+xshift 	-425+xshift], [ 700+yshift  700+yshift], [0 0], 'LineWidth', 2, 'Color', 'k')
        line([	-400+xshift 	-375+xshift], [ 700+yshift  750+yshift], [0 0], 'LineWidth', 2, 'Color', 'k')
        line([	-375+xshift 	-275+xshift], [ 750+yshift  950+yshift], [0 0], 'LineWidth', 2, 'Color', 'k')
        line([	-375+xshift 	-200+xshift], [ 750+yshift  800+yshift], [0 0], 'LineWidth', 2, 'Color', 'k')
        line([	-200+xshift 	-200+xshift], [ 800+yshift  925+yshift], [0 0], 'LineWidth', 2, 'Color', 'k')
        line([	-200+xshift 	-150+xshift], [ 800+yshift  900+yshift], [0 0], 'LineWidth', 2, 'Color', 'k')
        line([	-100+xshift 	125+xshift], [ 100+yshift  600+yshift], [0 0], 'LineWidth', 2, 'Color', 'k')
        line([	125+xshift 	200+xshift], [ 600+yshift  850+yshift], [0 0], 'LineWidth', 2, 'Color', 'k')
        line([	200+xshift 	300+xshift], [ 850+yshift  1025+yshift], [0 0], 'LineWidth', 2, 'Color', 'k')
        line([	125+xshift 	150+xshift], [ 600+yshift  625+yshift], [0 0], 'LineWidth', 2, 'Color', 'k')
        line([	150+xshift 	75+xshift], [ 625+yshift  725+yshift], [0 0], 'LineWidth', 2, 'Color', 'k')
        line([	150+xshift 	175+xshift], [ 625+yshift  650+yshift], [0 0], 'LineWidth', 2, 'Color', 'k')
        line([	175+xshift 	125+xshift], [ 650+yshift  700+yshift], [0 0], 'LineWidth', 2, 'Color', 'k')
        line([	175+xshift 	200+xshift], [ 650+yshift  700+yshift], [0 0], 'LineWidth', 2, 'Color', 'k')
        line([	200+xshift 	150+xshift], [ 700+yshift  1100+yshift], [0 0], 'LineWidth', 2, 'Color', 'k')
        line([	200+xshift 	300+xshift], [ 700+yshift  850+yshift], [0 0], 'LineWidth', 2, 'Color', 'k')
        line([	300+xshift 	275+xshift], [ 850+yshift  1025+yshift], [0 0], 'LineWidth', 2, 'Color', 'k')
        line([	300+xshift 	375+xshift], [ 850+yshift  1050+yshift], [0 0], 'LineWidth', 2, 'Color', 'k')
        
   
end